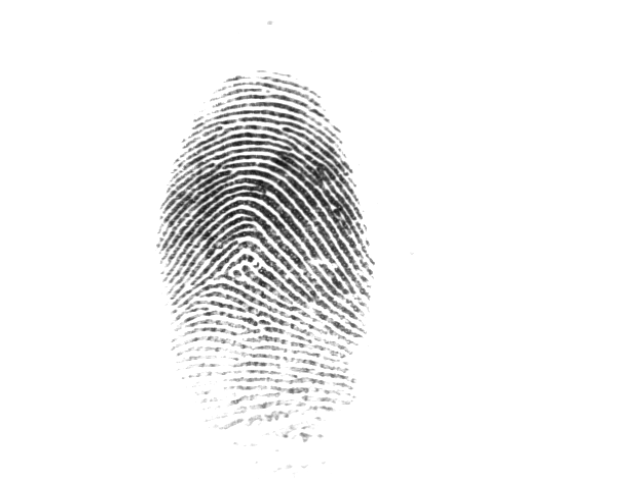
#> input picture fingerprints/pic4.tif, 640 x 480 px
$ python -i skeletonization.py   (imports and definitions only)
#> lines starting #> are read from the running program, lines starting #| are printed output that depends on the picture; after the words box and inside, x2 and y2 are one past the last pixel; in counts of white or black regions, pixels touching at a corner belong together
import cv2
import numpy as np


def execute(file_path):
#> called with file_path = 'fingerprints/pic4.tif'
    img = cv2.imread(file_path, cv2.IMREAD_GRAYSCALE)
#> img is the input picture: shape (480, 640); min 14, max 255, mean 241.6
    size = np.size(img)
#> size = 307200
    skel = np.zeros(img.shape, np.uint8)

    img = cv2.medianBlur(img, 5)
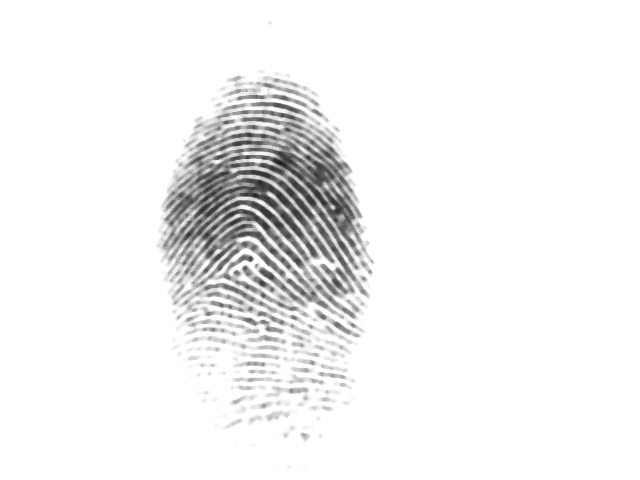
#> img: shape (480, 640); min 29, max 255, mean 242.2

    ret, img = cv2.threshold(img, 127, 255, cv2.THRESH_BINARY | cv2.THRESH_OTSU)
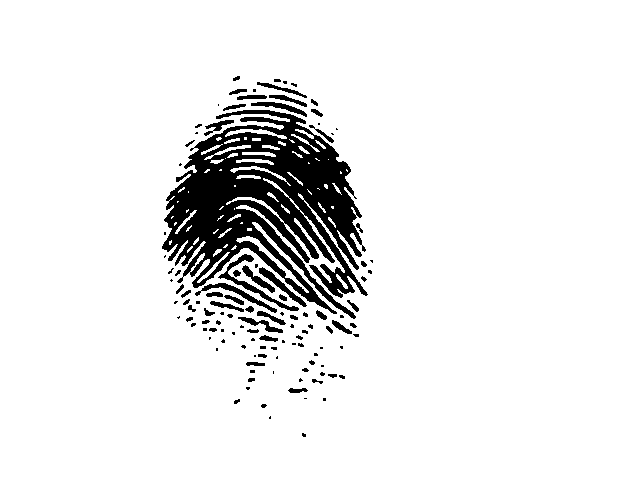
#> img: shape (480, 640); 91.5% white; 118 black regions (64 under 20 px), largest, box (x1, y1, x2, y2) and area: (162, 110, 368, 319) 20978, (218, 254, 299, 311) 538, (195, 283, 277, 313) 394
#> ret = 191
    element = cv2.getStructuringElement(cv2.MORPH_CROSS, (3, 3))
    done = False

    while not done:
        eroded = cv2.erode(img, element)
        temp = cv2.dilate(eroded, element)
        temp = cv2.subtract(img, temp)
        skel = cv2.bitwise_or(skel, temp)
        img = eroded.copy()

        zeros = size - cv2.countNonZero(img)
        if zeros == size:
            done = True
#> this loop made 425 passes
#> zeros on passes 1 to 3: 33597, 40033, 43856
#> pass 1, in execute, `eroded = cv2.erode(img, element)`:
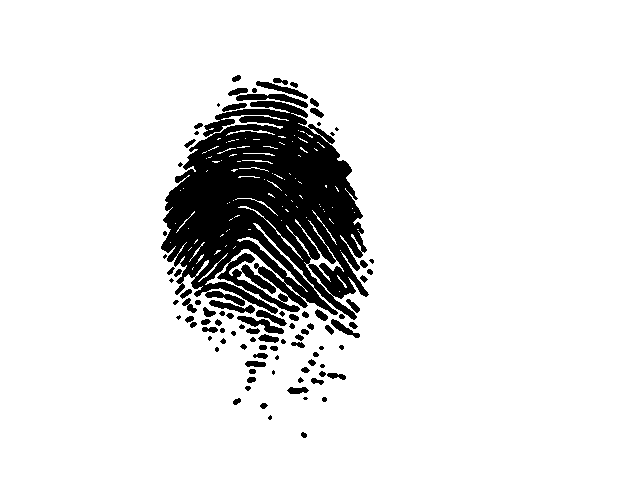
#> eroded: shape (480, 640); 89.1% white; 95 black regions (23 under 20 px), largest, box (x1, y1, x2, y2) and area: (161, 101, 369, 320) 28620, (236, 94, 308, 108) 406, (237, 316, 284, 334) 311
#> pass 1, in execute, `temp = cv2.dilate(eroded, element)`:
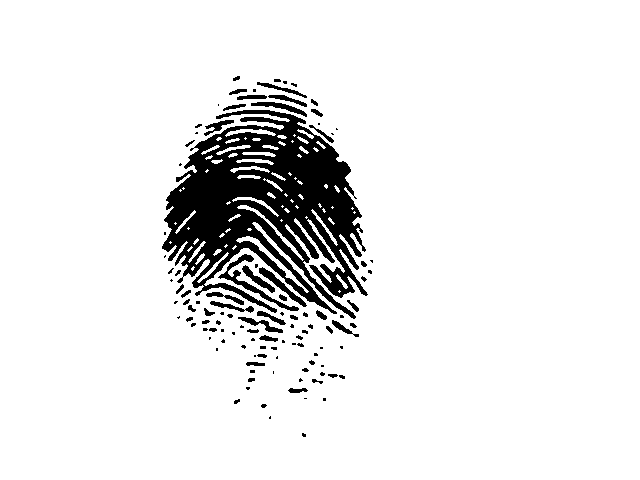
#> temp: shape (480, 640); 91.3% white; 112 black regions (63 under 20 px), largest, box (x1, y1, x2, y2) and area: (162, 110, 368, 319) 21951, (218, 254, 299, 311) 581, (259, 267, 307, 307) 341
#> pass 1, in execute, `temp = cv2.subtract(img, temp)`:
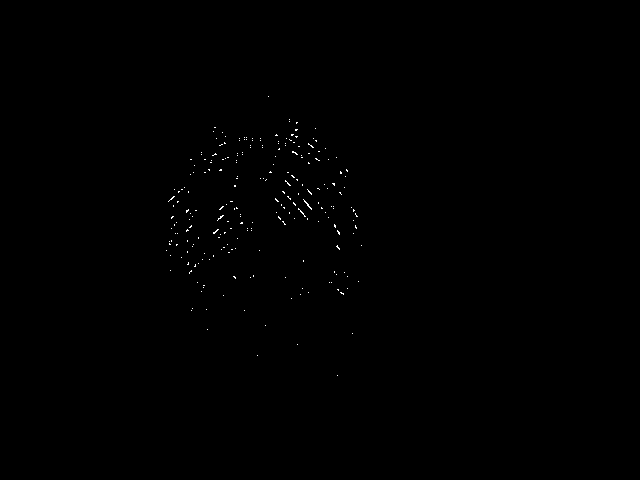
#> temp: shape (480, 640); 0.19% white in thin lines or dots, all inside (x1, y1, x2, y2) = (166, 96, 362, 376)
#> pass 2, in execute, `eroded = cv2.erode(img, element)`:
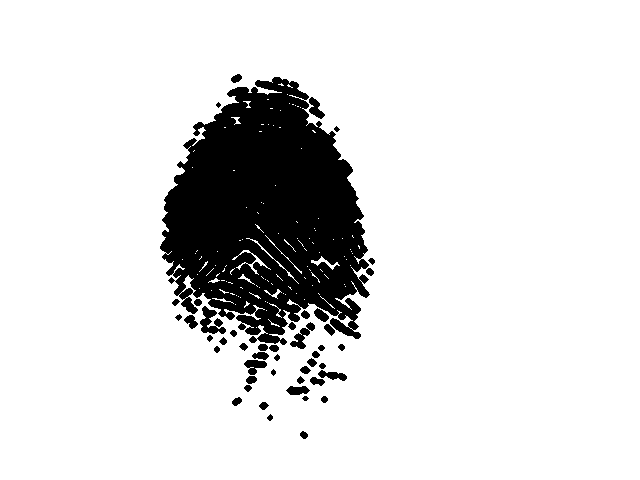
#> eroded: shape (480, 640); 87% white; 46 black regions (1 under 20 px), largest, box (x1, y1, x2, y2) and area: (160, 77, 370, 345) 36836, (200, 306, 226, 334) 374, (290, 322, 315, 349) 257
#> after the loop: eroded: shape (480, 640); every value is 0
#> after the loop:
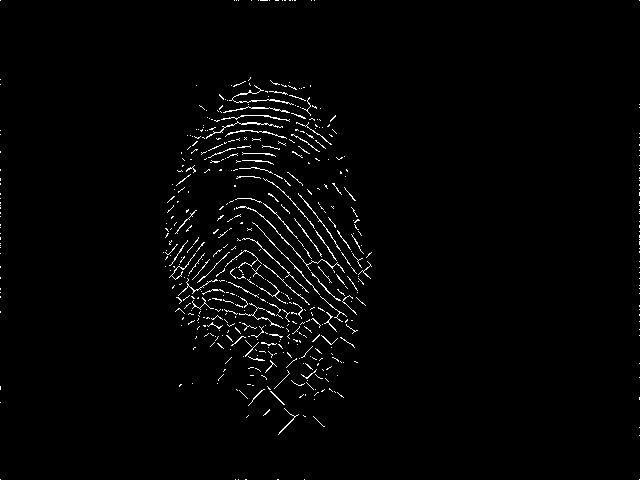
#> skel: shape (480, 640); 1.7% white in thin lines or dots
    return skel

>>> result = execute('fingerprints/pic4.tif')

$ run again, on fingerprints/pic5.tif
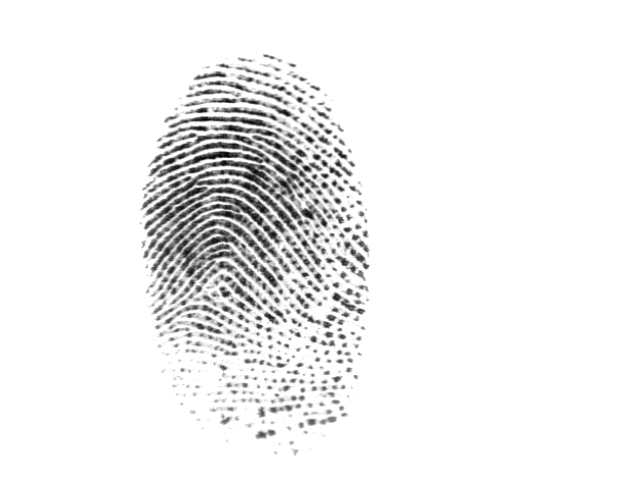
#> input picture fingerprints/pic5.tif, 640 x 480 px
#> in execute, img is the input picture: shape (480, 640); min 1, max 255, mean 240.1
#> size = 307200
#> in execute, `ret, img = cv2.threshold(img, 127, 255, cv2.THRESH_BINARY | cv2.THRESH..`:
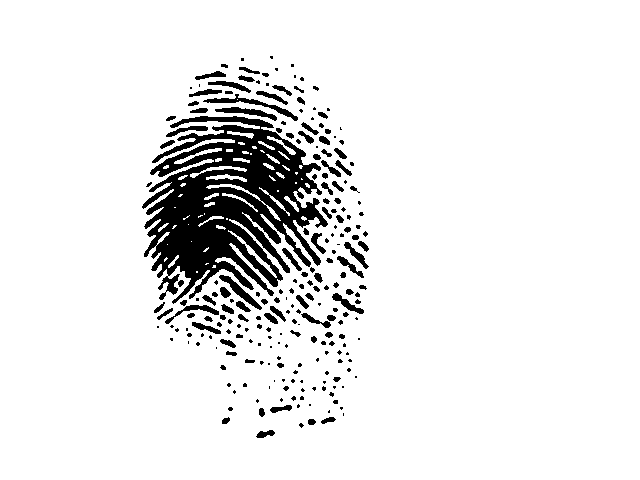
#> img: shape (480, 640); 91.3% white; 233 black regions (129 under 20 px), largest, box (x1, y1, x2, y2) and area: (142, 116, 328, 304) 18377, (203, 94, 298, 121) 425, (219, 275, 262, 310) 329
#> ret = 190
#> the loop in execute, `while not done:` made 409 passes
#> zeros on passes 1 to 3: 35663, 44348, 51040
#> after the loop in execute, `while not done:`:
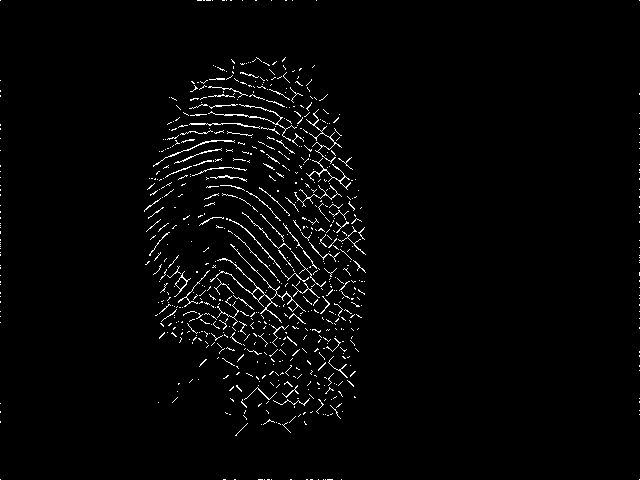
#> skel: shape (480, 640); 2.2% white in thin lines or dots

$ run again, on fingerprints/101_1.tif
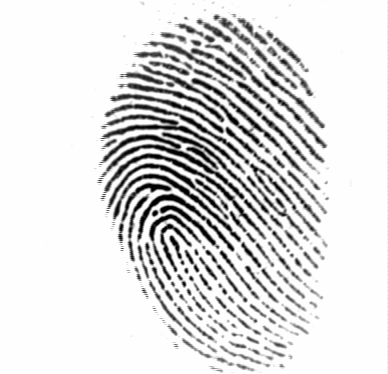
#> input picture fingerprints/101_1.tif, 388 x 374 px
#> in execute, img is the input picture: shape (374, 388); min 1, max 254, mean 220.7
#> size = 145112
#> in execute, `ret, img = cv2.threshold(img, 127, 255, cv2.THRESH_BINARY | cv2.THRESH..`:
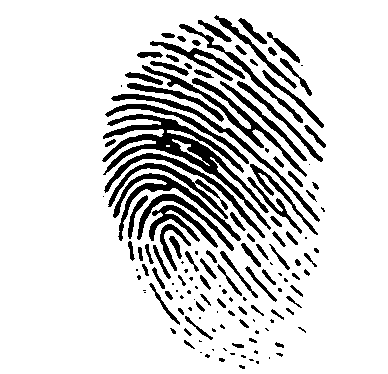
#> img: shape (374, 388); 84.1% white; 145 black regions (54 under 20 px), largest, box (x1, y1, x2, y2) and area: (102, 114, 271, 230) 3543, (142, 65, 307, 177) 1530, (113, 173, 241, 241) 1342
#> ret = 173
#> the loop in execute, `while not done:` made 213 passes
#> zeros on passes 1 to 3: 32488, 42227, 50457
#> after the loop in execute, `while not done:`:
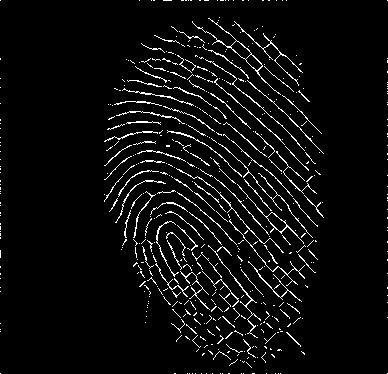
#> skel: shape (374, 388); 4.8% white in thin lines or dots
